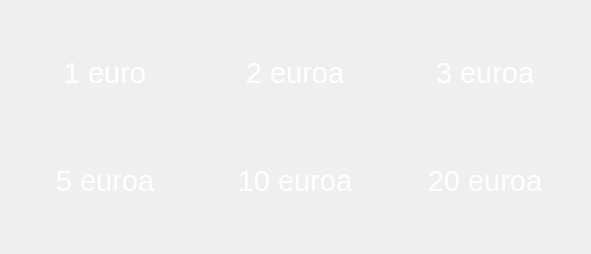
     <widget class="QWidget" name="gridLayoutWidget">
      <property name="geometry">
       <rect>
        <x>90</x>
        <y>130</y>
        <width>591</width>
        <height>254</height>
       </rect>
      </property>
      <layout class="QGridLayout" name="gridLayout">
       <item row="1" column="1">
        <widget class="QPushButton" name="Lahjoitus_10_euroa">
         <property name="minimumSize">
          <size>
           <width>180</width>
           <height>80</height>
          </size>
         </property>
         <property name="maximumSize">
          <size>
           <width>180</width>
           <height>80</height>
          </size>
         </property>
         <property name="font">
          <font>
           <pointsize>22</pointsize>
          </font>
         </property>
         <property name="cursor">
          <cursorShape>PointingHandCursor</cursorShape>
         </property>
         <property name="focusPolicy">
          <enum>Qt::NoFocus</enum>
         </property>
         <property name="styleSheet">
          <string notr="true">QPushButton{
	border-image: url(:/buttontausta.png);
	background-color: transparent;
	color: rgb(255, 255, 255);
	background: none;
	border: none;
	background-repeat: none;
	selection-color: rgb(0, 0, 0);
}
QPushButton:pressed{
	border-image: url(:/buttonpainettu.png);
	background-color: transparent;
	color: rgb(255, 255, 255);
	background: none;
	border: none;
	background-repeat: none;
	selection-color: rgb(0, 0, 0);
}</string>
         </property>
         <property name="text">
          <string>10 euroa</string>
         </property>
        </widget>
       </item>
       <item row="0" column="2">
        <widget class="QPushButton" name="Lahjoitus_3_euroa">
         <property name="minimumSize">
          <size>
           <width>180</width>
           <height>80</height>
          </size>
         </property>
         <property name="maximumSize">
          <size>
           <width>180</width>
           <height>80</height>
          </size>
         </property>
         <property name="font">
          <font>
           <pointsize>22</pointsize>
          </font>
         </property>
         <property name="cursor">
          <cursorShape>PointingHandCursor</cursorShape>
         </property>
         <property name="focusPolicy">
          <enum>Qt::NoFocus</enum>
         </property>
         <property name="styleSheet">
          <string notr="true">QPushButton{
	border-image: url(:/buttontausta.png);
	background-color: transparent;
	color: rgb(255, 255, 255);
	background: none;
	border: none;
	background-repeat: none;
	selection-color: rgb(0, 0, 0);
}
QPushButton:pressed{
	border-image: url(:/buttonpainettu.png);
	background-color: transparent;
	color: rgb(255, 255, 255);
	background: none;
	border: none;
	background-repeat: none;
	selection-color: rgb(0, 0, 0);
}</string>
         </property>
         <property name="text">
          <string>3 euroa</string>
         </property>
        </widget>
       </item>
       <item row="0" column="0">
        <widget class="QPushButton" name="Lahjoitus_1_euro">
         <property name="minimumSize">
          <size>
           <width>180</width>
           <height>80</height>
          </size>
         </property>
         <property name="maximumSize">
          <size>
           <width>180</width>
           <height>80</height>
          </size>
         </property>
         <property name="font">
          <font>
           <pointsize>22</pointsize>
          </font>
         </property>
         <property name="cursor">
          <cursorShape>PointingHandCursor</cursorShape>
         </property>
         <property name="focusPolicy">
          <enum>Qt::NoFocus</enum>
         </property>
         <property name="styleSheet">
          <string notr="true">QPushButton{
	border-image: url(:/buttontausta.png);
	background-color: transparent;
	color: rgb(255, 255, 255);
	background: none;
	border: none;
	background-repeat: none;
	selection-color: rgb(0, 0, 0);
}
QPushButton:pressed{
	border-image: url(:/buttonpainettu.png);
	background-color: transparent;
	color: rgb(255, 255, 255);
	background: none;
	border: none;
	background-repeat: none;
	selection-color: rgb(0, 0, 0);
}</string>
         </property>
         <property name="text">
          <string>1 euro</string>
         </property>
        </widget>
       </item>
       <item row="0" column="1">
        <widget class="QPushButton" name="Lahjoitus_2_euroa">
         <property name="minimumSize">
          <size>
           <width>180</width>
           <height>80</height>
          </size>
         </property>
         <property name="maximumSize">
          <size>
           <width>180</width>
           <height>80</height>
          </size>
         </property>
         <property name="font">
          <font>
           <pointsize>22</pointsize>
          </font>
         </property>
         <property name="cursor">
          <cursorShape>PointingHandCursor</cursorShape>
         </property>
         <property name="focusPolicy">
          <enum>Qt::NoFocus</enum>
         </property>
         <property name="styleSheet">
          <string notr="true">QPushButton{
	border-image: url(:/buttontausta.png);
	background-color: transparent;
	color: rgb(255, 255, 255);
	background: none;
	border: none;
	background-repeat: none;
	selection-color: rgb(0, 0, 0);
}
QPushButton:pressed{
	border-image: url(:/buttonpainettu.png);
	background-color: transparent;
	color: rgb(255, 255, 255);
	background: none;
	border: none;
	background-repeat: none;
	selection-color: rgb(0, 0, 0);
}</string>
         </property>
         <property name="text">
          <string>2 euroa</string>
         </property>
        </widget>
       </item>
       <item row="1" column="0">
        <widget class="QPushButton" name="Lahjoitus_5_euroa">
         <property name="minimumSize">
          <size>
           <width>180</width>
           <height>80</height>
          </size>
         </property>
         <property name="maximumSize">
          <size>
           <width>180</width>
           <height>80</height>
          </size>
         </property>
         <property name="font">
          <font>
           <pointsize>22</pointsize>
          </font>
         </property>
         <property name="cursor">
          <cursorShape>PointingHandCursor</cursorShape>
         </property>
         <property name="focusPolicy">
          <enum>Qt::NoFocus</enum>
         </property>
         <property name="styleSheet">
          <string notr="true">QPushButton{
	border-image: url(:/buttontausta.png);
	background-color: transparent;
	color: rgb(255, 255, 255);
	background: none;
	border: none;
	background-repeat: none;
	selection-color: rgb(0, 0, 0);
}
QPushButton:pressed{
	border-image: url(:/buttonpainettu.png);
	background-color: transparent;
	color: rgb(255, 255, 255);
	background: none;
	border: none;
	background-repeat: none;
	selection-color: rgb(0, 0, 0);
}</string>
         </property>
         <property name="text">
          <string>5 euroa</string>
         </property>
        </widget>
       </item>
       <item row="1" column="2">
        <widget class="QPushButton" name="Lahjoitus_20_euroa">
         <property name="minimumSize">
          <size>
           <width>180</width>
           <height>80</height>
          </size>
         </property>
         <property name="maximumSize">
          <size>
           <width>180</width>
           <height>80</height>
          </size>
         </property>
         <property name="font">
          <font>
           <pointsize>22</pointsize>
          </font>
         </property>
         <property name="cursor">
          <cursorShape>PointingHandCursor</cursorShape>
         </property>
         <property name="focusPolicy">
          <enum>Qt::NoFocus</enum>
         </property>
         <property name="styleSheet">
          <string notr="true">QPushButton{
	border-image: url(:/buttontausta.png);
	background-color: transparent;
	color: rgb(255, 255, 255);
	background: none;
	border: none;
	background-repeat: none;
	selection-color: rgb(0, 0, 0);
}
QPushButton:pressed{
	border-image: url(:/buttonpainettu.png);
	background-color: transparent;
	color: rgb(255, 255, 255);
	background: none;
	border: none;
	background-repeat: none;
	selection-color: rgb(0, 0, 0);
}</string>
         </property>
         <property name="text">
          <string>20 euroa</string>
         </property>
        </widget>
       </item>
      </layout>
     </widget>
